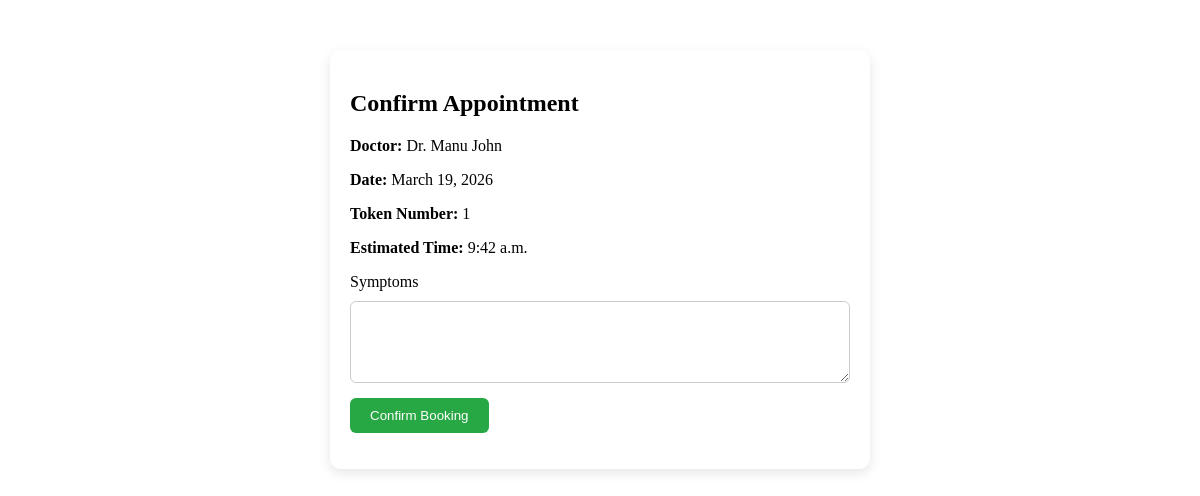
The app's page /confirm_booking/1/ (signed in) with its own data.
### doctor/models.py (models this page shows, shortened)
class tbl_token(models.Model):
    doctor = models.ForeignKey(tbl_doctor, on_delete=models.CASCADE)
    schedule = models.ForeignKey(tbl_schedule, on_delete=models.CASCADE, null=True, blank=True)
    date = models.DateField() # ⭐ ADDED: Makes querying by date much easier
    day_of_week = models.CharField(max_length=10)
    token_number = models.IntegerField()
    estimated_time = models.TimeField()
    is_booked = models.BooleanField(default=False)
    class Meta:
        unique_together = ('doctor', 'date', 'token_number')

### clinicadmin/models.py (models this page shows)
class tbl_doctor(models.Model):
    name=models.CharField(max_length=20)
    age=models.IntegerField()
    gender=models.CharField(max_length=10)
    profile_picture=models.ImageField(upload_to='doctor_profiles/', blank=True, null=True)
    email=models.EmailField(max_length=128,unique=True)
    phone_number=models.CharField(max_length=20)
    address=models.TextField()
    identification=models.ImageField(upload_to='doctor_id_proofs/', blank=True, null=True)
    specialization=models.CharField(max_length=30)
    qualification = models.CharField(max_length=50, blank=True, null=True)
    medical_registration_number=models.CharField(max_length=20,unique=True)
    password=models.CharField(max_length=128,blank=True)

### patient/views.py (the view, shortened to what this page needs)
# urls.py: path('confirm_booking/<int:token_id>/', views.confirm_booking, name='confirm_booking'),
def confirm_booking(request, token_id):
    token = get_object_or_404(tbl_token, id=token_id)
    patient_id = request.session.get('pid')
    if not patient_id:
        return redirect('webguest:login')
    patient = get_object_or_404(tbl_patient, id=patient_id)
    return render(request, 'patient/confirm_booking.html', {'token': token})

### patient/Templates/patient/confirm_booking.html (shortened to what this page needs)
{% block content %}
<div class="confirm-box">
<h2>Confirm Appointment</h2>
<p><strong>Doctor:</strong> {{ token.doctor.name }}</p>
<p><strong>Date:</strong> {{ token.date }}</p>
<p><strong>Token Number:</strong> {{ token.token_number }}</p>
<p><strong>Estimated Time:</strong> {{ token.estimated_time }}</p>
<form method="POST">
<label>Symptoms</label>
<textarea name="symptoms" rows="4" required></textarea>
<button type="submit">Confirm Booking</button>
</form>
</div>
{% endblock %}

### patient/Templates/patient/confirm_booking.html (style rules this page uses)
.confirm-box { max-width:500px; margin:50px auto; padding:20px; background:white; border-radius:10px; box-shadow:0 4px 12px rgba(0,0,0,0.1); }
textarea { width:100%; padding:10px; margin-top:10px; border-radius:6px; border:1px solid #ccc; }
button { margin-top:15px; padding:10px 20px; background:#28a745; color:white; border:none; border-radius:6px; cursor:pointer; }

### records on screen
tbl_token: doctor.name "Dr. Manu John", date "March 19, 2026", token_number "1", estimated_time "9:42 a.m."
